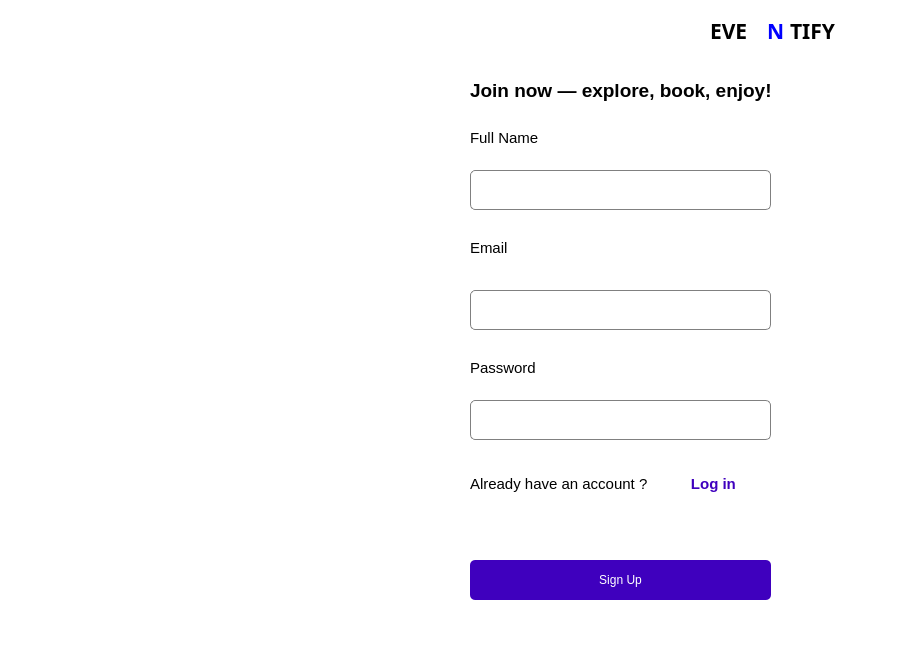
<?xml version="1.0" encoding="UTF-8"?>
<ui version="4.0">
 <class>Dialog</class>
 <widget class="QDialog" name="Dialog">
  <property name="geometry">
   <rect>
    <x>0</x>
    <y>0</y>
    <width>900</width>
    <height>650</height>
   </rect>
  </property>
  <property name="windowTitle">
   <string>Dialog</string>
  </property>
  <widget class="QWidget" name="widget" native="true">
   <property name="geometry">
    <rect>
     <x>-40</x>
     <y>-30</y>
     <width>950</width>
     <height>700</height>
    </rect>
   </property>
   <property name="styleSheet">
    <string notr="true">background-color: rgb(255, 255, 255);</string>
   </property>
   <widget class="QLabel" name="label">
    <property name="geometry">
     <rect>
      <x>0</x>
      <y>0</y>
      <width>500</width>
      <height>700</height>
     </rect>
    </property>
    <property name="text">
     <string/>
    </property>
    <property name="pixmap">
     <pixmap>../Images/loginPicture2.jpeg</pixmap>
    </property>
    <property name="scaledContents">
     <bool>true</bool>
    </property>
   </widget>
   <widget class="QLabel" name="label_2">
    <property name="geometry">
     <rect>
      <x>510</x>
      <y>100</y>
      <width>381</width>
      <height>41</height>
     </rect>
    </property>
    <property name="font">
     <font>
      <pointsize>14</pointsize>
      <weight>75</weight>
      <bold>true</bold>
     </font>
    </property>
    <property name="text">
     <string>Join now — explore, book, enjoy!</string>
    </property>
   </widget>
   <widget class="QLabel" name="label_3">
    <property name="geometry">
     <rect>
      <x>510</x>
      <y>160</y>
      <width>91</width>
      <height>16</height>
     </rect>
    </property>
    <property name="font">
     <font>
      <pointsize>11</pointsize>
     </font>
    </property>
    <property name="text">
     <string>Full Name</string>
    </property>
   </widget>
   <widget class="QLineEdit" name="fullnameField">
    <property name="geometry">
     <rect>
      <x>510</x>
      <y>200</y>
      <width>301</width>
      <height>40</height>
     </rect>
    </property>
    <property name="styleSheet">
     <string notr="true">QLineEdit {
    border: 1px solid gray;       /* light gray border */
    border-radius: 5px;          /* rounded corners */
    padding: 8px 12px;            /* space inside the input */
    background-color: #ffffff;    /* white background */
    color: #333333;               /* text color */
    font-size: 14px;              /* text size */
}
QLineEdit:focus {
    border: 2px solid #5A9BD5;   /* highlight border when focused */
    box-shadow: 0 4px 8px rgba(0, 0, 0, 0.2); /* subtle shadow */
}</string>
    </property>
   </widget>
   <widget class="QLabel" name="label_4">
    <property name="geometry">
     <rect>
      <x>510</x>
      <y>270</y>
      <width>55</width>
      <height>16</height>
     </rect>
    </property>
    <property name="font">
     <font>
      <pointsize>11</pointsize>
     </font>
    </property>
    <property name="text">
     <string>Email</string>
    </property>
   </widget>
   <widget class="QLineEdit" name="emailField">
    <property name="geometry">
     <rect>
      <x>510</x>
      <y>320</y>
      <width>301</width>
      <height>40</height>
     </rect>
    </property>
    <property name="styleSheet">
     <string notr="true">QLineEdit {
    border: 1px solid gray;       /* light gray border */
    border-radius: 5px;          /* rounded corners */
    padding: 8px 12px;            /* space inside the input */
    background-color: #ffffff;    /* white background */
    color: #333333;               /* text color */
    font-size: 14px;              /* text size */
}
QLineEdit:focus {
    border: 2px solid #5A9BD5;   /* highlight border when focused */
    box-shadow: 0 4px 8px rgba(0, 0, 0, 0.2); /* subtle shadow */
}</string>
    </property>
   </widget>
   <widget class="QLabel" name="label_5">
    <property name="geometry">
     <rect>
      <x>510</x>
      <y>390</y>
      <width>91</width>
      <height>16</height>
     </rect>
    </property>
    <property name="font">
     <font>
      <pointsize>11</pointsize>
     </font>
    </property>
    <property name="text">
     <string>Password</string>
    </property>
   </widget>
   <widget class="QLineEdit" name="passwordField">
    <property name="geometry">
     <rect>
      <x>510</x>
      <y>430</y>
      <width>301</width>
      <height>40</height>
     </rect>
    </property>
    <property name="styleSheet">
     <string notr="true">QLineEdit {
    border: 1px solid gray;       /* light gray border */
    border-radius: 5px;          /* rounded corners */
    padding: 8px 12px;            /* space inside the input */
    background-color: #ffffff;    /* white background */
    color: #333333;               /* text color */
    font-size: 14px;              /* text size */
}
QLineEdit:focus {
    border: 2px solid #5A9BD5;   /* highlight border when focused */
    box-shadow: 0 4px 8px rgba(0, 0, 0, 0.2); /* subtle shadow */
}</string>
    </property>
   </widget>
   <widget class="QLabel" name="label_6">
    <property name="geometry">
     <rect>
      <x>510</x>
      <y>500</y>
      <width>211</width>
      <height>28</height>
     </rect>
    </property>
    <property name="font">
     <font>
      <pointsize>11</pointsize>
     </font>
    </property>
    <property name="text">
     <string>Already have an account ?</string>
    </property>
   </widget>
   <widget class="QPushButton" name="signup_btn">
    <property name="geometry">
     <rect>
      <x>510</x>
      <y>590</y>
      <width>301</width>
      <height>40</height>
     </rect>
    </property>
    <property name="font">
     <font>
      <pointsize>-1</pointsize>
     </font>
    </property>
    <property name="cursor">
     <cursorShape>PointingHandCursor</cursorShape>
    </property>
    <property name="styleSheet">
     <string notr="true">background-color: rgb(85, 0, 255);
background-color: rgb(63, 0, 190);
color : white; 
border : solid 1px gray;
border-radius : 5px;
font-size : 12px;</string>
    </property>
    <property name="text">
     <string>Sign Up</string>
    </property>
   </widget>
   <widget class="QLabel" name="label_7">
    <property name="geometry">
     <rect>
      <x>750</x>
      <y>40</y>
      <width>61</width>
      <height>41</height>
     </rect>
    </property>
    <property name="font">
     <font>
      <family>Sitka Small</family>
      <pointsize>16</pointsize>
      <weight>75</weight>
      <bold>true</bold>
     </font>
    </property>
    <property name="text">
     <string>EVE</string>
    </property>
   </widget>
   <widget class="QLabel" name="label_8">
    <property name="geometry">
     <rect>
      <x>807</x>
      <y>40</y>
      <width>55</width>
      <height>41</height>
     </rect>
    </property>
    <property name="font">
     <font>
      <family>Sitka Small</family>
      <pointsize>16</pointsize>
      <weight>75</weight>
      <bold>true</bold>
     </font>
    </property>
    <property name="styleSheet">
     <string notr="true">color : blue;</string>
    </property>
    <property name="text">
     <string>N</string>
    </property>
   </widget>
   <widget class="QLabel" name="label_9">
    <property name="geometry">
     <rect>
      <x>830</x>
      <y>40</y>
      <width>71</width>
      <height>41</height>
     </rect>
    </property>
    <property name="font">
     <font>
      <family>Sitka Small</family>
      <pointsize>16</pointsize>
      <weight>75</weight>
      <bold>true</bold>
     </font>
    </property>
    <property name="text">
     <string>TIFY</string>
    </property>
   </widget>
   <widget class="QPushButton" name="login_btn">
    <property name="geometry">
     <rect>
      <x>720</x>
      <y>500</y>
      <width>71</width>
      <height>28</height>
     </rect>
    </property>
    <property name="font">
     <font>
      <pointsize>11</pointsize>
      <weight>75</weight>
      <bold>true</bold>
     </font>
    </property>
    <property name="cursor">
     <cursorShape>PointingHandCursor</cursorShape>
    </property>
    <property name="styleSheet">
     <string notr="true">border : none;
color : rgb(63, 0, 190);</string>
    </property>
    <property name="text">
     <string>Log in </string>
    </property>
   </widget>
   <widget class="QLabel" name="errorLabel">
    <property name="geometry">
     <rect>
      <x>510</x>
      <y>540</y>
      <width>381</width>
      <height>41</height>
     </rect>
    </property>
    <property name="font">
     <font>
      <pointsize>11</pointsize>
     </font>
    </property>
    <property name="styleSheet">
     <string notr="true">color : red;</string>
    </property>
    <property name="text">
     <string/>
    </property>
   </widget>
  </widget>
 </widget>
 <resources/>
 <connections/>
</ui>
